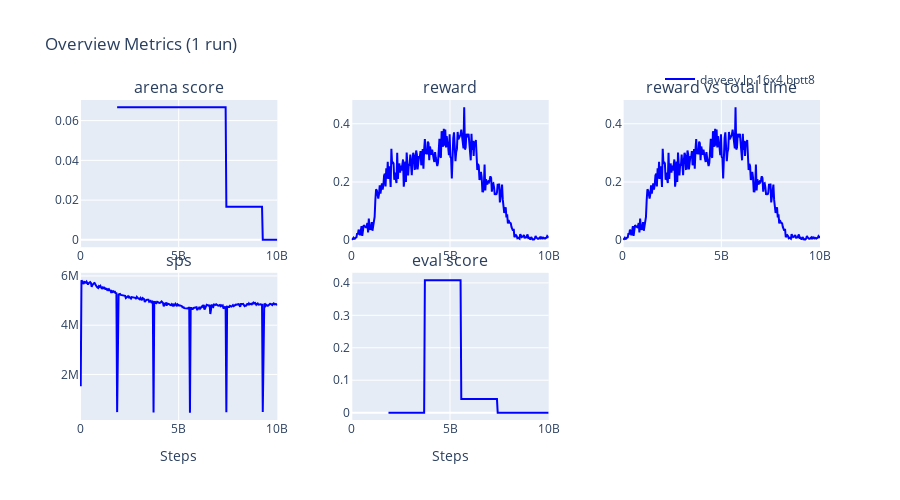

Write notebook code for a chart like this one.
### Markdown cell above
### 3.2 Analyze Metrics

The fetched metrics are stored in `fetcher_widgets['state']['metrics_dfs']` as a dictionary mapping run names to pandas DataFrames.

### Code cell
# Plot overview metrics for all fetched runs
metrics_dfs = fetcher_widgets["state"]["metrics_dfs"]
if not metrics_dfs:
    print("No metrics data available. Please fetch metrics first.")
else:
    print(f"Plotting metrics for {len(metrics_dfs)} runs")

    # Find common metrics across all runs
    all_columns = set()
    for _, df in metrics_dfs.items():
        all_columns.update(df.columns)

    # Filter for overview metrics
    include_prefixes = ["overview/"]
    plot_cols = []

    for col in all_columns:
        if not any(col.startswith(prefix) for prefix in include_prefixes):
            continue
        # Check if this column exists in at least one run with numeric data
        has_numeric_data = False
        for df in metrics_dfs.values():
            if col in df.columns and pd.api.types.is_numeric_dtype(df[col]) and df[col].nunique() > 1:
                has_numeric_data = True
                break
        if has_numeric_data:
            plot_cols.append(col)

    if not plot_cols:
        print("No plottable metrics found")
    else:
        # Calculate grid dimensions
        n_metrics = len(plot_cols)
        n_cols = min(3, n_metrics)  # Max 3 columns
        n_rows = (n_metrics + n_cols - 1) // n_cols

        # Create subplots
        fig = make_subplots(
            rows=n_rows,
            cols=n_cols,
            subplot_titles=[col.replace("overview/", "").replace("_", " ") for col in plot_cols],
            vertical_spacing=0.08,
            horizontal_spacing=0.1,
        )

        # Color palette for different runs
        colors = ["blue", "red", "green", "orange", "purple", "brown", "pink", "gray", "olive", "cyan"]

        # Add traces for each metric and each run
        for idx, col in enumerate(plot_cols):
            row = (idx // n_cols) + 1
            col_idx = (idx % n_cols) + 1

            # Plot each run for this metric
            for run_idx, (run_name, df) in enumerate(metrics_dfs.items()):
                if col in df.columns and "_step" in df.columns:
                    color = colors[run_idx % len(colors)]

                    # Only show legend on first subplot to avoid clutter
                    show_legend = idx == 0

                    fig.add_trace(
                        go.Scatter(
                            x=df["_step"],
                            y=df[col],
                            mode="lines",
                            name=run_name,
                            line=dict(color=color, width=2),
                            showlegend=show_legend,
                            legendgroup=run_name,  # Group all traces from same run
                        ),
                        row=row,
                        col=col_idx,
                    )

        # Update layout
        runs_text = "run" if len(metrics_dfs) == 1 else "runs"
        fig.update_layout(
            height=250 * n_rows,
            title_text=f"Overview Metrics ({len(metrics_dfs)} {runs_text})",
            showlegend=True,
            legend=dict(orientation="h", yanchor="bottom", y=1.02, xanchor="right", x=1),
        )

        # Update x-axes labels for bottom row
        for col_idx in range(1, min(n_cols, n_metrics) + 1):
            fig.update_xaxes(title_text="Steps", row=n_rows, col=col_idx)

        fig.show()

### Figure 1 — Plotly figure (JSON) as saved in the notebook; plotly's stock layout.template omitted (floating-point values rounded to 4 significant figures; data arrays with more than 128 entries replaced by an {"elided": "..."} marker saying what was removed)
{"data": [{"legendgroup": "daveey.lp.16x4.bptt8", "line": {"color": "blue", "width": 2}, "mode": "lines", "name": "daveey.lp.16x4.bptt8", "showlegend": true, "type": "scatter", "x": {"elided": "272 float values"}, "xaxis": "x", "y": {"elided": "272 float values"}, "yaxis": "y"}, {"legendgroup": "daveey.lp.16x4.bptt8", "line": {"color": "blue", "width": 2}, "mode": "lines", "name": "daveey.lp.16x4.bptt8", "showlegend": false, "type": "scatter", "x": {"elided": "272 float values"}, "xaxis": "x2", "y": {"elided": "272 float values"}, "yaxis": "y2"}, {"legendgroup": "daveey.lp.16x4.bptt8", "line": {"color": "blue", "width": 2}, "mode": "lines", "name": "daveey.lp.16x4.bptt8", "showlegend": false, "type": "scatter", "x": {"elided": "272 float values"}, "xaxis": "x3", "y": {"elided": "272 float values"}, "yaxis": "y3"}, {"legendgroup": "daveey.lp.16x4.bptt8", "line": {"color": "blue", "width": 2}, "mode": "lines", "name": "daveey.lp.16x4.bptt8", "showlegend": false, "type": "scatter", "x": {"elided": "272 float values"}, "xaxis": "x4", "y": {"elided": "272 float values"}, "yaxis": "y4"}, {"legendgroup": "daveey.lp.16x4.bptt8", "line": {"color": "blue", "width": 2}, "mode": "lines", "name": "daveey.lp.16x4.bptt8", "showlegend": false, "type": "scatter", "x": {"elided": "272 float values"}, "xaxis": "x5", "y": {"elided": "272 float values"}, "yaxis": "y5"}], "layout": {"annotations": [{"font": {"size": 16}, "showarrow": false, "text": "arena score", "x": 0.1333, "xanchor": "center", "xref": "paper", "y": 1, "yanchor": "bottom", "yref": "paper"}, {"font": {"size": 16}, "showarrow": false, "text": "reward", "x": 0.5, "xanchor": "center", "xref": "paper", "y": 1, "yanchor": "bottom", "yref": "paper"}, {"font": {"size": 16}, "showarrow": false, "text": "reward vs total time", "x": 0.8667, "xanchor": "center", "xref": "paper", "y": 1, "yanchor": "bottom", "yref": "paper"}, {"font": {"size": 16}, "showarrow": false, "text": "sps", "x": 0.1333, "xanchor": "center", "xref": "paper", "y": 0.46, "yanchor": "bottom", "yref": "paper"}, {"font": {"size": 16}, "showarrow": false, "text": "eval score", "x": 0.5, "xanchor": "center", "xref": "paper", "y": 0.46, "yanchor": "bottom", "yref": "paper"}], "height": 500, "legend": {"orientation": "h", "x": 1, "xanchor": "right", "y": 1.02, "yanchor": "bottom"}, "showlegend": true, "title": {"text": "Overview Metrics (1 run)"}, "xaxis": {"anchor": "y", "domain": [0, 0.2667]}, "xaxis2": {"anchor": "y2", "domain": [0.3667, 0.6333]}, "xaxis3": {"anchor": "y3", "domain": [0.7333, 1]}, "xaxis4": {"anchor": "y4", "domain": [0, 0.2667], "title": {"text": "Steps"}}, "xaxis5": {"anchor": "y5", "domain": [0.3667, 0.6333], "title": {"text": "Steps"}}, "xaxis6": {"anchor": "y6", "domain": [0.7333, 1], "title": {"text": "Steps"}}, "yaxis": {"anchor": "x", "domain": [0.54, 1]}, "yaxis2": {"anchor": "x2", "domain": [0.54, 1]}, "yaxis3": {"anchor": "x3", "domain": [0.54, 1]}, "yaxis4": {"anchor": "x4", "domain": [0, 0.46]}, "yaxis5": {"anchor": "x5", "domain": [0, 0.46]}, "yaxis6": {"anchor": "x6", "domain": [0, 0.46]}}}
